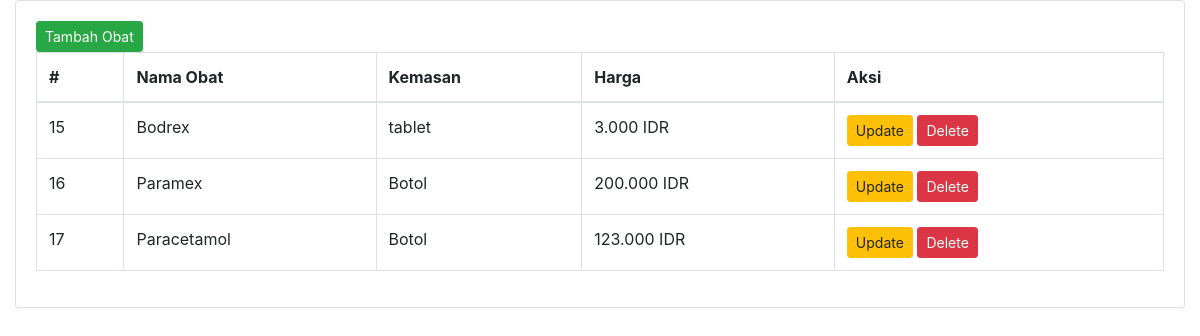
The page /obatAdmin.php on the database its author committed.
### tables this page shows
CREATE TABLE `obat` (
  `id` int(11) NOT NULL,
  `nama_obat` varchar(100) NOT NULL,
  `kemasan` varchar(35) NOT NULL,
  `harga` int(11) NOT NULL
);

### obatAdmin.php (the view, shortened to what this page needs)
<?php
include_once("koneksi.php");
$obatQuery = "SELECT * FROM obat";
$obatResult = $mysqli->query($obatQuery);
$obatData = $obatResult->fetch_all(MYSQLI_ASSOC);
?>
<!DOCTYPE html>
<html lang="en">
<head>
  <link rel="stylesheet" href="https://stackpath.bootstrapcdn.com/bootstrap/4.6.0/css/bootstrap.min.css">
</head>
<body class="hold-transition sidebar-mini">
  <div class="wrapper">
    <section class="content">
      <div class="container-fluid">
        <div class="row">
          <div class="col-12">
            <div class="card">
              <div class="card-body">
              <button type="button" class="btn btn-success btn-sm" data-toggle="modal" data-target="#addModal">Tambah Obat</button>
                <table id="example2" class="table table-bordered table-hover">
                  <thead>
                    <tr>
                      <th>#</th>
                      <th>Nama Obat</th>
                      <th>Kemasan</th>
                      <th>Harga</th>
                      <th>Aksi</th>
                    </tr>
                  </thead>
                  <tbody>
                    <?php
                    foreach ($obatData as $obatRow) {
                      echo "<tr>";
                      echo "<td>" . $obatRow['id'] . "</td>";
                      echo "<td>" . $obatRow['nama_obat'] . "</td>";
                      echo "<td>" . $obatRow['kemasan'] . "</td>";
                      echo "<td>" . number_format($obatRow['harga'], 0, ',', '.') . " IDR</td>";
                      echo "<td>
                                                <form method='post' action=''>
                                                    <input type='hidden' name='id' value='" . $obatRow['id'] . "'>
                                                    <input type='hidden' name='new_nama_obat' value='" . $obatRow['nama_obat'] . "'>
                                                    <input type='hidden' name='new_kemasan' value='" . $obatRow['kemasan'] . "'>
                                                    <input type='hidden' name='new_harga' value='" . $obatRow['harga'] . "'>
                                                    <button type='button' name='update_obat' class='btn btn-warning btn-sm update-btn' data-toggle='modal' data-target='#updateModal'
                                                    data-id='" . $obatRow['id'] . "'
                                                    data-nama_obat='" . $obatRow['nama_obat'] . "'
                                                    data-kemasan='" . $obatRow['kemasan'] . "'
                                                    data-harga='" . $obatRow['harga'] . "'>Update</button>
                                                    <form method='post' action=''>
                                                        <input type='hidden' name='id' value='" . $obatRow['id'] . "'>
                                                        <button type='submit' name='delete_obat' class='btn btn-danger btn-sm' onclick='return confirm(\"Are you sure?\");'>Delete</button>
                                                    </form>
                                                </form>
                                            </td>";
                      echo "</tr>";
                    }
                    ?>
                  </tbody>
                </table>
              </div>
            </div>
          </div>
        </div>
      </div>
    </section>
  </div>
</body>
</html>

### rows shown on the page
obat: id "15", nama_obat "Bodrex", kemasan "tablet", harga "3.000"
obat: id "16", nama_obat "Paramex", kemasan "Botol", harga "200.000"
obat: id "17", nama_obat "Paracetamol", kemasan "Botol", harga "123.000"
